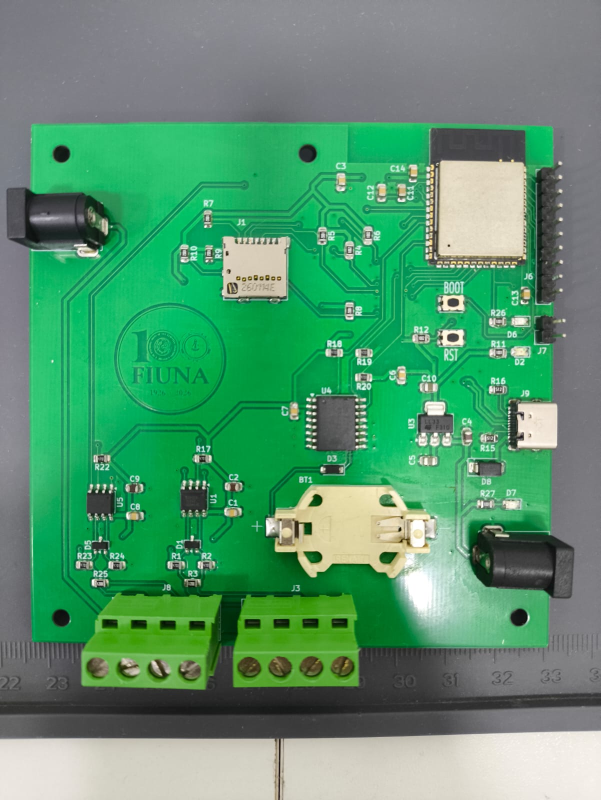
#> input picture documentos/Reportes/P4_2doParcial/Fotos/placa.jpeg, 1201 x 1600 px, found by its file name (shown at 1/2 size)
$ python diagrama_conexion_radar.py Fotos/placa.jpeg Fotos/conexion_radar.jpeg
#> lines starting #> are read from the running program, lines starting #| are printed output that depends on the picture
# Genera diagrama_conexion_radar.jpg sobre la foto de la placa.
# Uso: python3 diagrama_conexion_radar.py Fotos salida.png  (requiere Pillow y fuentes DejaVu)
import sys
from PIL import Image, ImageDraw, ImageFont, ImageFilter

FOTOS = sys.argv[1]
SALIDA = sys.argv[2]

F = "/usr/share/fonts/truetype/dejavu/DejaVuSans.ttf"
FB = "/usr/share/fonts/truetype/dejavu/DejaVuSans-Bold.ttf"
def fnt(sz, b=False): return ImageFont.truetype(FB if b else F, sz)

ROJO, VERDE, AMAR, NEGRO = (214, 40, 40), (22, 150, 90), (240, 190, 0), (25, 25, 25)
GRIS, TXT, AZUL, NARANJA = (120, 120, 120), (30, 30, 30), (25, 90, 200), (210, 110, 0)

# ---------------- lienzo y foto de la placa ----------------
W, H = 2110, 1720
img = Image.new("RGB", (W, H), "white")
#> img: PIL image 2110x1720 RGB; every value is 255
d = ImageDraw.Draw(img)

placa = Image.open(f"{FOTOS}/placa.jpeg")
#> placa is the input picture: PIL image 1201x1600 RGB; mean R, G, B 88, 149.2, 111.5
CX0, CY0, CX1, CY1 = 0, 225, 1201, 1395
S = 0.80
OX, OY = 420, 110
foto = placa.crop((CX0, CY0, CX1, CY1))
foto = foto.resize((int(foto.width * S), int(foto.height * S)), Image.LANCZOS)
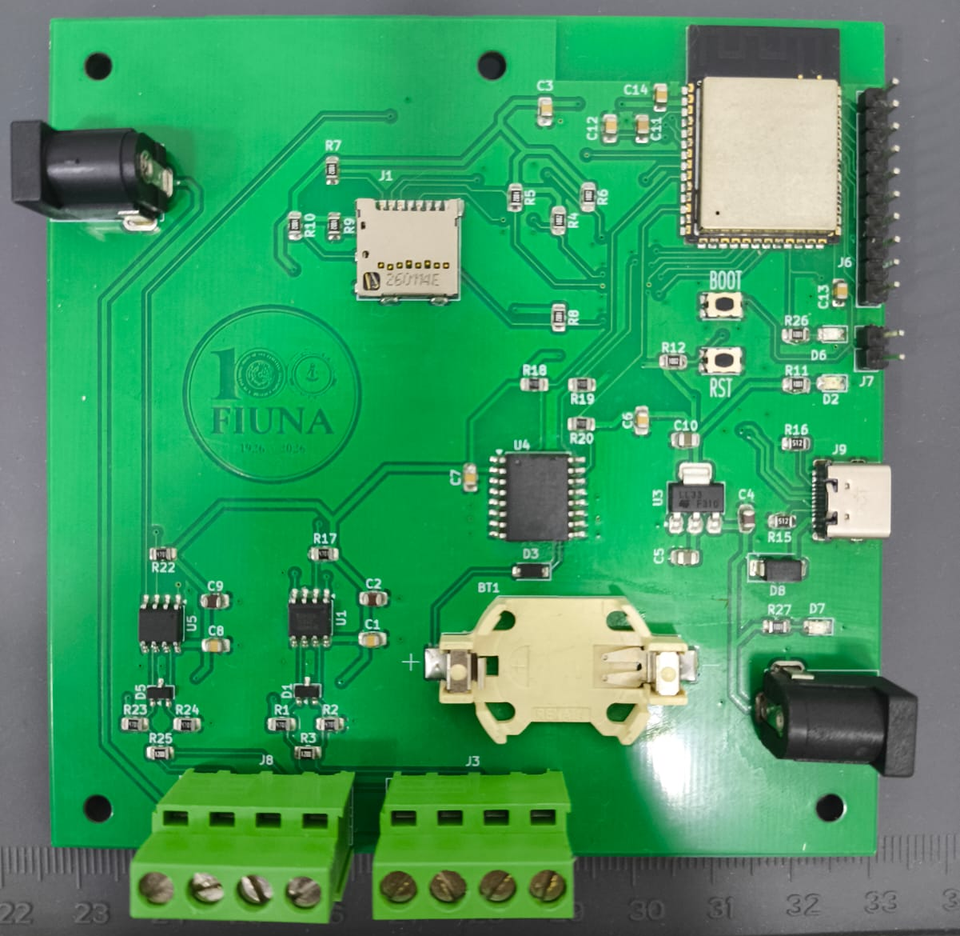
#> foto: PIL image 960x936 RGB; mean R, G, B 67.1, 151, 99.4
img.paste(foto, (OX, OY))
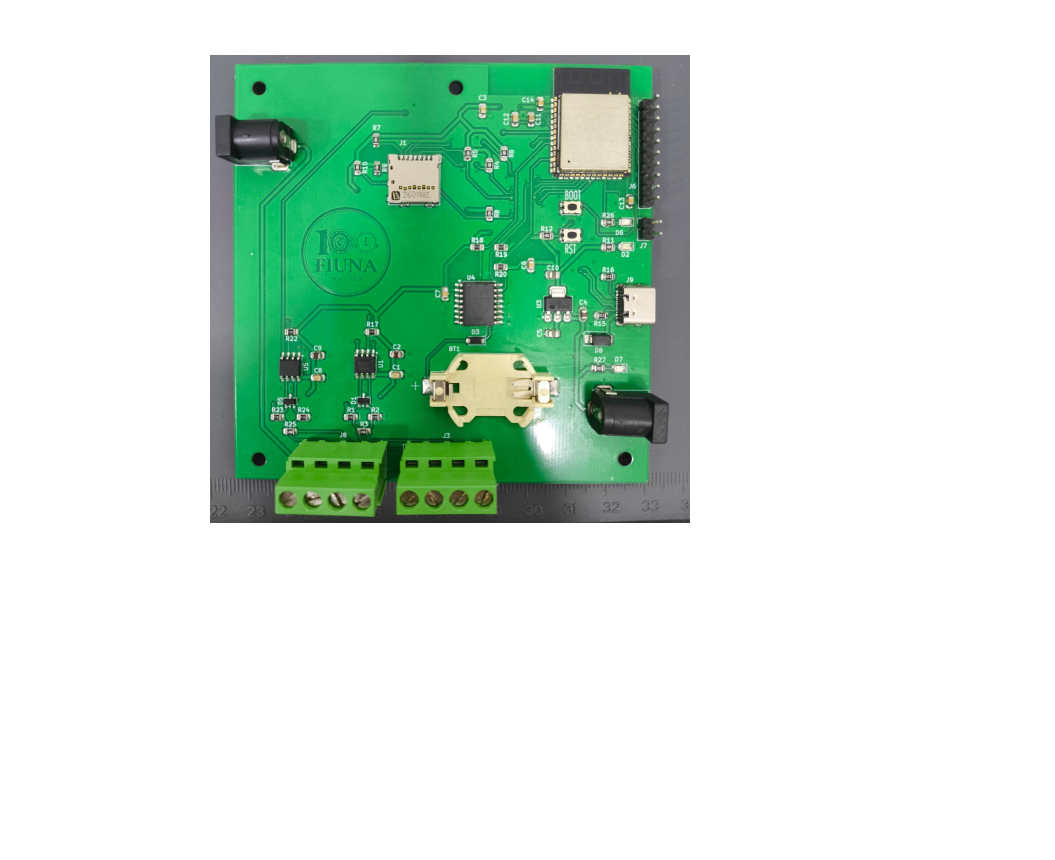
#> img: PIL image 2110x1720 RGB (shown at 1/2 size); mean R, G, B 208.5, 229.3, 216.5

def P(x, y):  # coordenadas de la foto original -> lienzo
    return (OX + (x - CX0) * S, OY + (y - CY0) * S)

d.text((W / 2, 40), "Conexión del radar FM02B a la PCB V3 (vista superior)",
       font=fnt(44, True), fill=TXT, anchor="mm")

def flecha(p0, p1, color, w=5):
    d.line([p0, p1], fill=color, width=w)
    import math
    ang = math.atan2(p1[1] - p0[1], p1[0] - p0[0])
    L = 22
    a1 = (p1[0] - L * math.cos(ang - 0.45), p1[1] - L * math.sin(ang - 0.45))
    a2 = (p1[0] - L * math.cos(ang + 0.45), p1[1] - L * math.sin(ang + 0.45))
    d.polygon([p1, a1, a2], fill=color)

def caja(x, y, lineas, color, ancho=None, sz=27):
#> called with x = 20, y = 300, color = (214, 40, 40), sz = 27
    f1, f2 = fnt(sz, True), fnt(sz - 4)
    alto = 14 + len(lineas) * (sz + 8)
    ancho = ancho or max(d.textlength(t, font=(f1 if i == 0 else f2)) for i, t in enumerate(lineas)) + 30
#> ancho = 284.7
    d.rounded_rectangle([x, y, x + ancho, y + alto], 12, fill="white", outline=color, width=4)
    for i, t in enumerate(lineas):
        d.text((x + 15, y + 10 + i * (sz + 8)), t, font=(f1 if i == 0 else f2), fill=(color if i == 0 else TXT))
    return (x, y, x + ancho, y + alto)

def marco(cx, cy, w, h, color):
    d.rounded_rectangle([cx - w / 2, cy - h / 2, cx + w / 2, cy + h / 2], 10, outline=color, width=5)

# ---------------- J2: 12 V ----------------
j2 = P(110, 430)
marco(j2[0] + 5, j2[1], 150, 120, ROJO)
b = caja(20, 300, ["J2 · entrada 12 V", "Salida 12 V del UPS", "(plug DC; + al centro,", " verificar antes)"], ROJO)
#> b = (20, 300, 304.7, 454)
flecha((b[2], (b[1] + b[3]) / 2), (j2[0] - 70, j2[1]), ROJO)

# ---------------- J9 / J4: 5 V ----------------
j9 = P(1062, 840)
marco(j9[0], j9[1], 70, 130, AZUL)
j4 = P(1045, 1110)
marco(j4[0], j4[1], 170, 150, AZUL)
b = caja(1440, 560, ["J9 (USB-C) o J4 · 5 V", "Salida USB del UPS", "Alimenta ESP32 + WiFi", "Usar UNO de los dos"], AZUL)
#> b = (1440, 560, 1770.2, 714)
flecha((b[0], (b[1] + b[3]) / 2 - 20), (j9[0] + 40, j9[1]), AZUL)
flecha((b[0], (b[1] + b[3]) / 2 + 40), (j4[0] + 90, j4[1] - 30), AZUL)

# ---------------- antena WiFi ----------------
ant = P(955, 285)
marco(ant[0], ant[1], 170, 70, NARANJA)
b = caja(1440, 150, ["Antena WiFi (ESP32-S3)", "No taparla con metal", "Solo redes de 2,4 GHz"], NARANJA)
#> b = (1440, 150, 1833.7, 269)
flecha((b[0], (b[1] + b[3]) / 2), (ant[0] + 90, ant[1]), NARANJA)

# ---------------- J8: no usar ----------------
j8c = P(290, 1290)
marco(j8c[0], j8c[1], 245, 150, GRIS)
d.line([(j8c[0] - 115, j8c[1] - 68), (j8c[0] + 115, j8c[1] + 68)], fill=GRIS, width=5)
d.line([(j8c[0] - 115, j8c[1] + 68), (j8c[0] + 115, j8c[1] - 68)], fill=GRIS, width=5)
b = caja(20, 790, ["J8 · NO USAR", "Canal RS485 del módem", "(sin uso con WiFi)"], GRIS)
#> b = (20, 790, 334.4, 909)
flecha((b[2], (b[1] + b[3]) / 2), (j8c[0] - 128, j8c[1] - 30), GRIS)

# ---------------- J3: sensor ----------------
j3c = P(586, 1290)
marco(j3c[0], j3c[1], 250, 150, VERDE)
b = caja(1030, 1052, ["J3 · RADAR (canal RS485 #1)"], VERDE, sz=24)
#> b = (1030, 1052, 1447.2, 1098)
flecha((b[0], (b[1] + b[3]) / 2), (j3c[0] + 128, j3c[1] + 40), VERDE)

tornillos = [492, 555, 618, 680]
colores = [ROJO, VERDE, AMAR, NEGRO]
nombres = ["1  +12 V", "2  A (485A)", "3  B (485B)", "4  GND"]
hilos = ["rojo", "verde", "amarillo", "negro"]
PIN_AV = ["1", "3", "4", "2"]  # manual: 1 rojo, 2 negro, 3 verde, 4 amarillo
COLOR_PIN = {1: ROJO, 2: NEGRO, 3: VERDE, 4: AMAR}
y_borde = P(0, 1395)[1] + 6
x_cable = 1240
pts_fin = []
for k, (tx, c) in enumerate(zip(tornillos, colores)):
    x, y = P(tx, 1335)
    yv = y_borde + 70 + (3 - k) * 52  # giro escalonado: no se cruzan
    camino = [(x, y), (x, yv), (x_cable, yv)]
    d.line(camino, fill=(0, 0, 0), width=17, joint="curve")
    d.line(camino, fill=c, width=11, joint="curve")
    d.ellipse([x - 13, y - 13, x + 13, y + 13], fill=c, outline="black", width=3)
    pts_fin.append((x_cable, yv))
#> after the loop, pts_fin = [(1240, 1278), (1240, 1226), (1240, 1174), (1240, 1122)]
    # rotulo del pin (debajo de la foto, al lado del hilo)
for k, (tx, c) in enumerate(zip(tornillos, colores)):
    x, _ = P(tx, 1335)
y_tab = y_borde + 70 + 4 * 52 + 20

# tabla de pines bajo los hilos
tx0 = 430
d.text((tx0, y_tab), "Borne J3", font=fnt(26, True), fill=TXT)
d.text((tx0 + 230, y_tab), "Hilo del radar", font=fnt(26, True), fill=TXT)
d.text((tx0 + 480, y_tab), "Pin aviación", font=fnt(26, True), fill=TXT)
for k in range(4):
    yy = y_tab + 42 + k * 40
    d.rectangle([tx0 + 230, yy + 4, tx0 + 262, yy + 30], fill=colores[k], outline="black", width=2)
    d.text((tx0, yy), nombres[k], font=fnt(26), fill=TXT)
    d.text((tx0 + 275, yy), hilos[k], font=fnt(26), fill=TXT)
    d.text((tx0 + 480, yy), PIN_AV[k], font=fnt(26), fill=TXT)

# ---------------- cable y radar ----------------
ys = [p[1] for p in pts_fin]
#> ys = [1278, 1226, 1174, 1122]
ymid = (min(ys) + max(ys)) / 2
#> ymid = 1200
d.rounded_rectangle([x_cable, min(ys) - 22, x_cable + 70, max(ys) + 22], 14, fill=(45, 45, 45))
d.line([(x_cable + 70, ymid), (1470, ymid)], fill=(45, 45, 45), width=34)
d.text(((x_cable + 1470) / 2 + 35, ymid - 40), "cable 5 m", font=fnt(24), fill=TXT, anchor="mm")

# ficha aviacion: vista del lado de los contactos
cx, cy, r = 1560, ymid, 82
#> cx = 1560; cy = 1200; r = 82
d.ellipse([cx - r - 12, cy - r - 12, cx + r + 12, cy + r + 12], fill=(200, 200, 205), outline="black", width=3)
d.ellipse([cx - r, cy - r, cx + r, cy + r], fill=(40, 40, 40))
pos = {1: (-1, -1), 2: (1, -1), 3: (1, 1), 4: (-1, 1)}
for n, (sx, sy) in pos.items():
    px, py = cx + sx * 36, cy + sy * 36
    d.ellipse([px - 19, py - 19, px + 19, py + 19], fill=COLOR_PIN[n], outline="white", width=3)
    d.text((px, py), str(n), font=fnt(22, True), fill=("black" if n in (3, 4) else "white"), anchor="mm")
#> this loop made 4 passes
#> (px, py) on passes 1 to 4: (1524, 1164), (1596, 1164), (1596, 1236), (1524, 1236)
d.text((cx, cy + r + 40), "Ficha aviación", font=fnt(24, True), fill=TXT, anchor="mm")
d.text((cx, cy + r + 68), "pines según el manual", font=fnt(22), fill=TXT, anchor="mm")
d.text((cx, cy + r + 94), "alinear los puntos rojos", font=fnt(22), fill=TXT, anchor="mm")

# foto del radar (panel con el conector)
rad = Image.open(f"{FOTOS}/conexion_radar.jpeg").crop((40, 700, 1090, 1450))
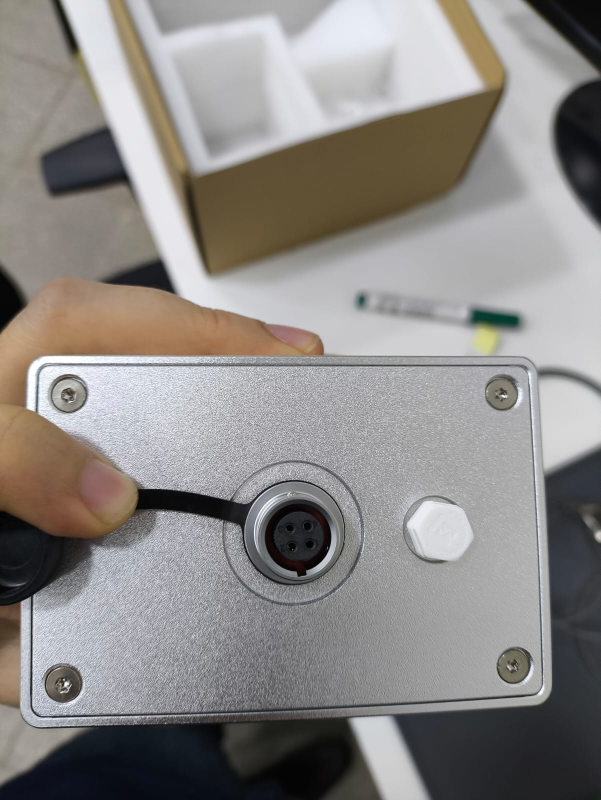
#> input picture documentos/Reportes/P4_2doParcial/Fotos/conexion_radar.jpeg, 1201 x 1600 px, found by its file name (shown at 1/2 size)
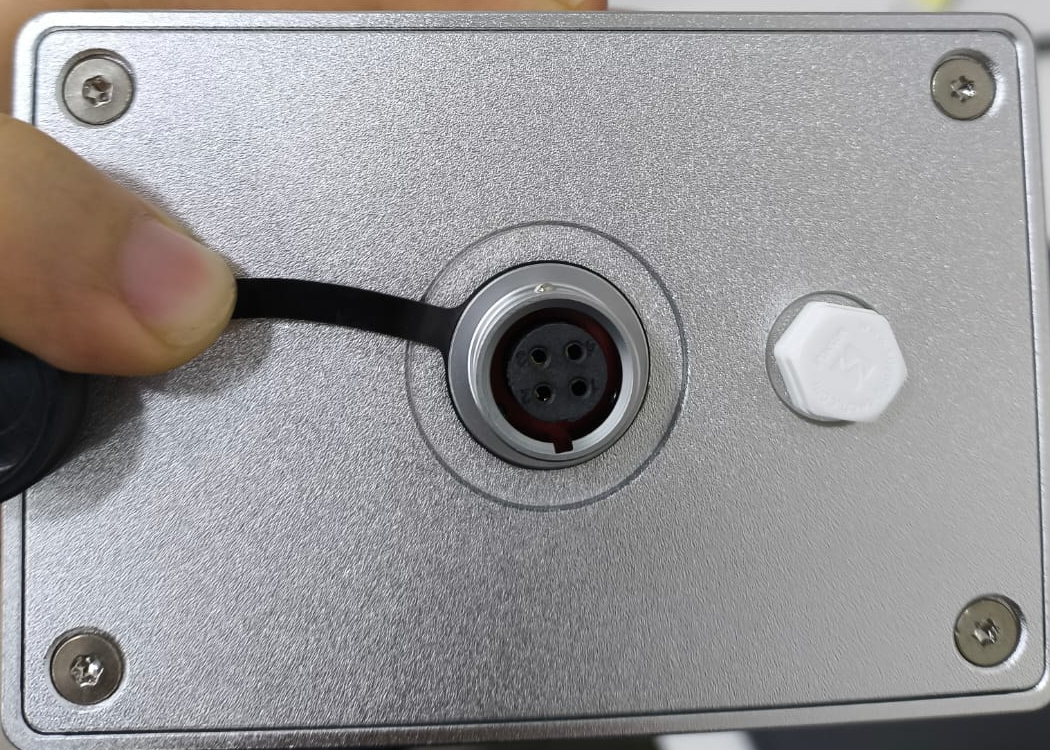
#> rad: PIL image 1050x750 RGB; mean R, G, B 150.8, 149, 150.3
rad.thumbnail((400, 400), Image.LANCZOS)
#> rad: PIL image 400x286 RGB
rx, ry = 1680, int(ymid - rad.height / 2)
#> rx = 1680; ry = 1057
img.paste(rad, (rx, ry))
d.rectangle([rx, ry, rx + rad.width, ry + rad.height], outline=GRIS, width=3)
d.line([(cx + r + 12, cy), (rx + rad.width * 0.48, cy)], fill=(45, 45, 45), width=10)
d.text((rx + rad.width / 2, ry - 30), "Radar FM02B (9–24 V, ~140 mA)", font=fnt(24, True), fill=TXT, anchor="mm")

# nota inferior
d.text((W / 2, H - 40),
       "Cablear con todo desenchufado · J3-1 y J3-4 ya traen +12 V y GND desde J2 · si el radar no responde, invertir verde y amarillo",
       font=fnt(23), fill=TXT, anchor="mm")

img.save(SALIDA, quality=92)
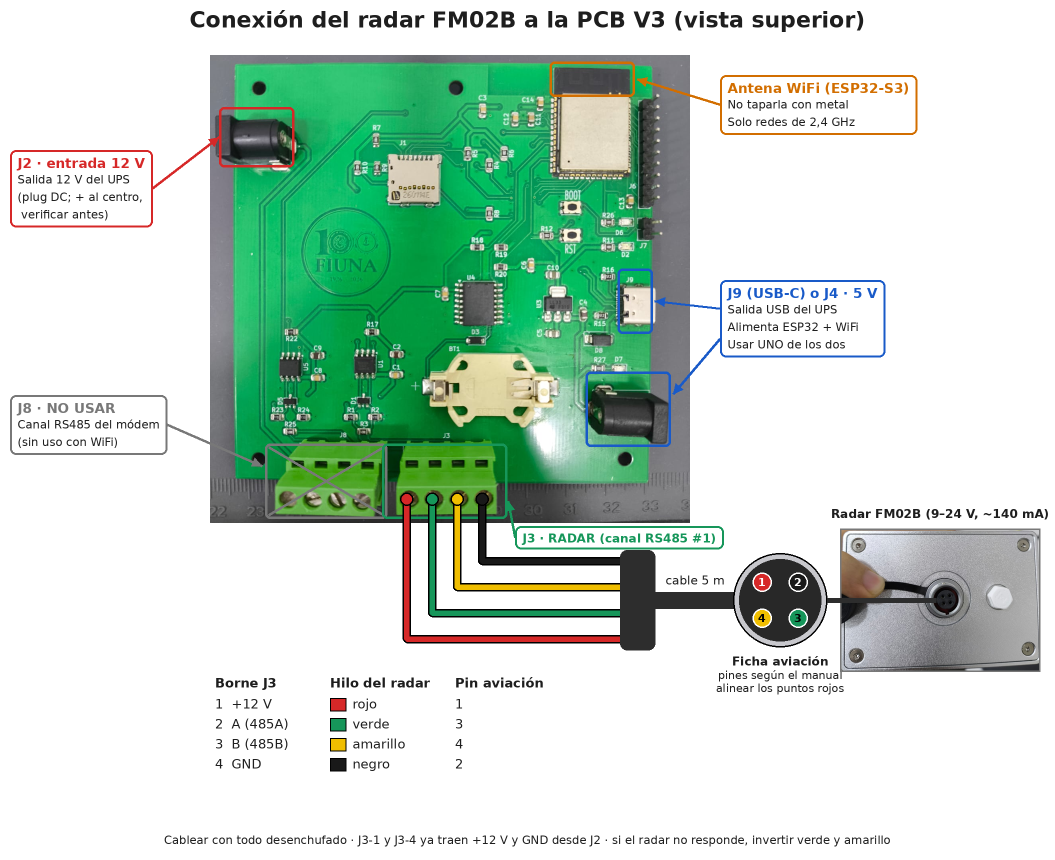
#> saved as conexion_radar.jpeg: PIL image 2110x1720 RGB (shown at 1/2 size); mean R, G, B 196.7, 216.8, 203.8
print(img.size)
#| (2110, 1720)
